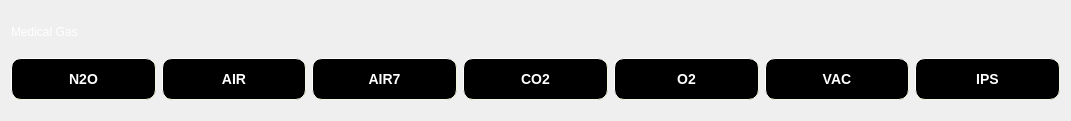
   <widget class="QWidget" name="layoutWidget">
    <property name="geometry">
     <rect>
      <x>261</x>
      <y>930</y>
      <width>1071</width>
      <height>121</height>
     </rect>
    </property>
    <layout class="QGridLayout" name="gridLayout">
     <item row="0" column="0">
      <widget class="QLabel" name="medicalGasLabelTitle">
       <property name="sizePolicy">
        <sizepolicy hsizetype="Fixed" vsizetype="Fixed">
         <horstretch>0</horstretch>
         <verstretch>0</verstretch>
        </sizepolicy>
       </property>
       <property name="minimumSize">
        <size>
         <width>101</width>
         <height>21</height>
        </size>
       </property>
       <property name="maximumSize">
        <size>
         <width>719</width>
         <height>21</height>
        </size>
       </property>
       <property name="styleSheet">
        <string notr="true">QLabel{
color:#FFFFFF;
}</string>
       </property>
       <property name="text">
        <string>Medical Gas</string>
       </property>
      </widget>
     </item>
     <item row="1" column="0">
      <widget class="QToolButton" name="nitrousOxide">
       <property name="sizePolicy">
        <sizepolicy hsizetype="Minimum" vsizetype="Fixed">
         <horstretch>0</horstretch>
         <verstretch>0</verstretch>
        </sizepolicy>
       </property>
       <property name="minimumSize">
        <size>
         <width>100</width>
         <height>42</height>
        </size>
       </property>
       <property name="styleSheet">
        <string notr="true">QToolButton#nitrousOxide{
    border-style: outset;
    border-width: 1px;
    border-radius: 10px;
    border-color: beige;
    font: bold 14px;
 
    padding: 6px;
    background-color: #000000;
    color:#FFFFFF;
}
QToolButton#nitrousOxide:pressed {
    background-color: gray;
    border-style: inset;
}</string>
       </property>
       <property name="text">
        <string>N2O</string>
       </property>
      </widget>
     </item>
     <item row="1" column="1">
      <widget class="QToolButton" name="air">
       <property name="sizePolicy">
        <sizepolicy hsizetype="Minimum" vsizetype="Fixed">
         <horstretch>0</horstretch>
         <verstretch>0</verstretch>
        </sizepolicy>
       </property>
       <property name="minimumSize">
        <size>
         <width>100</width>
         <height>42</height>
        </size>
       </property>
       <property name="styleSheet">
        <string notr="true">QToolButton#air{
    border-style: outset;
    border-width: 1px;
    border-radius: 10px;
    border-color: beige;
    font: bold 14px;
 
    padding: 6px;
    background-color: #000000;
    color:#FFFFFF;
}
QToolButton#air:pressed {
    background-color: gray;
    border-style: inset;
}</string>
       </property>
       <property name="text">
        <string>AIR</string>
       </property>
      </widget>
     </item>
     <item row="1" column="2">
      <widget class="QToolButton" name="air7">
       <property name="sizePolicy">
        <sizepolicy hsizetype="Minimum" vsizetype="Fixed">
         <horstretch>0</horstretch>
         <verstretch>0</verstretch>
        </sizepolicy>
       </property>
       <property name="minimumSize">
        <size>
         <width>100</width>
         <height>42</height>
        </size>
       </property>
       <property name="styleSheet">
        <string notr="true">QToolButton#air7{
    border-style: outset;
    border-width: 1px;
    border-radius: 10px;
    border-color: beige;
    font: bold 14px;
 
    padding: 6px;
    background-color: #000000;
    color:#FFFFFF;
}
QToolButton#air7:pressed {
    background-color: gray;
    border-style: inset;
}</string>
       </property>
       <property name="text">
        <string>AIR7</string>
       </property>
      </widget>
     </item>
     <item row="1" column="3">
      <widget class="QToolButton" name="cabonDiOxide">
       <property name="sizePolicy">
        <sizepolicy hsizetype="Minimum" vsizetype="Fixed">
         <horstretch>0</horstretch>
         <verstretch>0</verstretch>
        </sizepolicy>
       </property>
       <property name="minimumSize">
        <size>
         <width>100</width>
         <height>42</height>
        </size>
       </property>
       <property name="styleSheet">
        <string notr="true">QToolButton#cabonDiOxide{
    border-style: outset;
    border-width: 1px;
    border-radius: 10px;
    border-color: beige;
    font: bold 14px;
 
    padding: 6px;
    background-color: #000000;
    color:#FFFFFF;
}
QToolButton#cabonDiOxide:pressed {
    background-color: gray;
    border-style: inset;
}</string>
       </property>
       <property name="text">
        <string>CO2</string>
       </property>
      </widget>
     </item>
     <item row="1" column="4">
      <widget class="QToolButton" name="oxygen">
       <property name="sizePolicy">
        <sizepolicy hsizetype="Minimum" vsizetype="Fixed">
         <horstretch>0</horstretch>
         <verstretch>0</verstretch>
        </sizepolicy>
       </property>
       <property name="minimumSize">
        <size>
         <width>100</width>
         <height>42</height>
        </size>
       </property>
       <property name="styleSheet">
        <string notr="true">QToolButton#oxygen{
    border-style: outset;
    border-width: 1px;
    border-radius: 10px;
    border-color: beige;
    font: bold 14px;
 
    padding: 6px;
    background-color: #000000;
    color:#FFFFFF;
}
QToolButton#oxygen:pressed {
    background-color: gray;
    border-style: inset;
}</string>
       </property>
       <property name="text">
        <string>O2</string>
       </property>
      </widget>
     </item>
     <item row="1" column="5">
      <widget class="QToolButton" name="vacuum">
       <property name="sizePolicy">
        <sizepolicy hsizetype="Minimum" vsizetype="Fixed">
         <horstretch>0</horstretch>
         <verstretch>0</verstretch>
        </sizepolicy>
       </property>
       <property name="minimumSize">
        <size>
         <width>100</width>
         <height>42</height>
        </size>
       </property>
       <property name="styleSheet">
        <string notr="true">QToolButton#vacuum{
    border-style: outset;
    border-width: 1px;
    border-radius: 10px;
    border-color: beige;
    font: bold 14px;
 
    padding: 6px;
    background-color: #000000;
    color:#FFFFFF;
}
QToolButton#vacuum:pressed {
    background-color: gray;
    border-style: inset;
}</string>
       </property>
       <property name="text">
        <string>VAC</string>
       </property>
      </widget>
     </item>
     <item row="1" column="6">
      <widget class="QToolButton" name="ips">
       <property name="sizePolicy">
        <sizepolicy hsizetype="Minimum" vsizetype="Fixed">
         <horstretch>0</horstretch>
         <verstretch>0</verstretch>
        </sizepolicy>
       </property>
       <property name="minimumSize">
        <size>
         <width>100</width>
         <height>42</height>
        </size>
       </property>
       <property name="styleSheet">
        <string notr="true">QToolButton#ips{
    border-style: outset;
    border-width: 1px;
    border-radius: 10px;
    border-color: beige;
    font: bold 14px;
 
    padding: 6px;
    background-color: #000000;
    color:#FFFFFF;
}
QToolButton#ips:pressed {
    background-color: gray;
    border-style: inset;
}</string>
       </property>
       <property name="text">
        <string>IPS</string>
       </property>
      </widget>
     </item>
    </layout>
   </widget>
